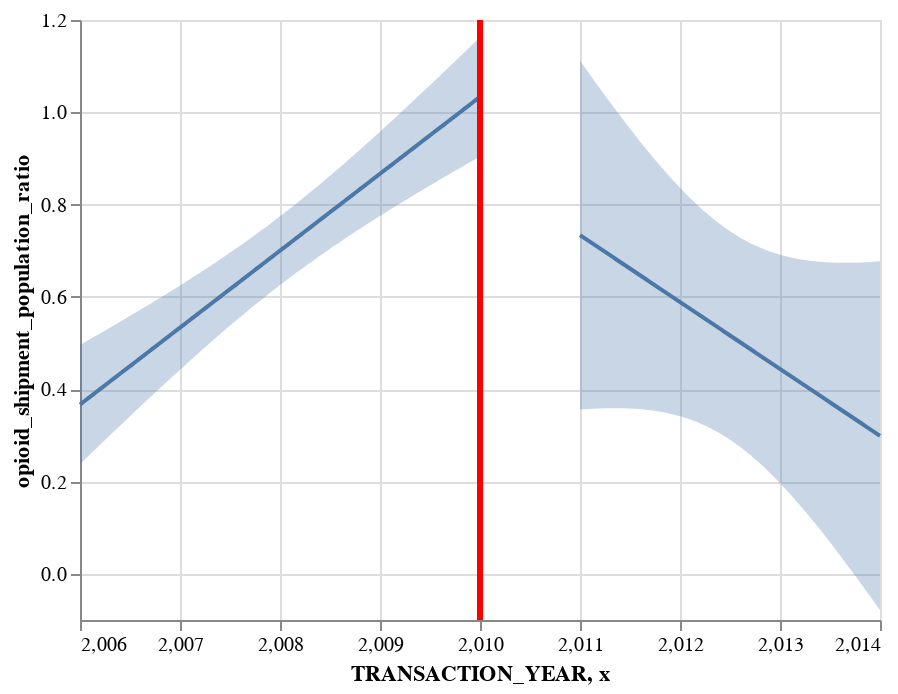

The code cell stored with this chart in its notebook:
### Markdown cell above
> pre-post opioids

### Code cell
xvar= "TRANSACTION_YEAR"
yvar="opioid_shipment_population_ratio"
fit, chart = pre_post(FL, yvar, xvar, 2010, alpha=0.05)
chart

### Figure 1 — Vega-Lite specification as saved in the notebook (floating-point values rounded to 4 significant figures)
{"config": {"view": {"continuousWidth": 400, "continuousHeight": 300}}, "layer": [{"data": {"name": "data-79908cded81022e026234daf32dcb901"}, "mark": "errorband", "encoding": {"x": {"field": "TRANSACTION_YEAR", "type": "quantitative"}, "y": {"field": "ci_low", "title": "opioid_shipment_population_ratio", "type": "quantitative"}, "y2": {"field": "ci_high"}}}, {"data": {"name": "data-a20f38eabfed06e0a253634141a927fd"}, "mark": "errorband", "encoding": {"x": {"field": "TRANSACTION_YEAR", "type": "quantitative"}, "y": {"field": "ci_low", "title": "opioid_shipment_population_ratio", "type": "quantitative"}, "y2": {"field": "ci_high"}}}, {"data": {"name": "data-79908cded81022e026234daf32dcb901"}, "mark": "line", "encoding": {"x": {"field": "TRANSACTION_YEAR", "type": "quantitative"}, "y": {"field": "opioid_shipment_population_ratio", "type": "quantitative"}}}, {"data": {"name": "data-a20f38eabfed06e0a253634141a927fd"}, "mark": "line", "encoding": {"x": {"field": "TRANSACTION_YEAR", "type": "quantitative"}, "y": {"field": "opioid_shipment_population_ratio", "type": "quantitative"}}}, {"data": {"name": "data-c6a99109c809d7b1b46dbbb9b2adf5d2"}, "mark": {"type": "rule", "color": "red", "strokeWidth": 3}, "encoding": {"x": {"field": "x", "type": "quantitative"}}}], "$schema": "https://vega.github.io/schema/vega-lite/v4.17.0.json", "datasets": {"data-79908cded81022e026234daf32dcb901": [{"TRANSACTION_YEAR": 2006.0, "opioid_shipment_population_ratio": 0.3668, "ci_low": 0.2377, "ci_high": 0.496}, {"TRANSACTION_YEAR": 2006.0, "opioid_shipment_population_ratio": 0.3735, "ci_low": 0.246, "ci_high": 0.5009}, {"TRANSACTION_YEAR": 2006.0, "opioid_shipment_population_ratio": 0.3801, "ci_low": 0.2544, "ci_high": 0.5059}, {"TRANSACTION_YEAR": 2006.0, "opioid_shipment_population_ratio": 0.3868, "ci_low": 0.2628, "ci_high": 0.5109}, {"TRANSACTION_YEAR": 2006.0, "opioid_shipment_population_ratio": 0.3935, "ci_low": 0.2711, "ci_high": 0.5158}, {"TRANSACTION_YEAR": 2006.0, "opioid_shipment_population_ratio": 0.4001, "ci_low": 0.2794, "ci_high": 0.5208}, {"TRANSACTION_YEAR": 2006.0, "opioid_shipment_population_ratio": 0.4068, "ci_low": 0.2878, "ci_high": 0.5259}, {"TRANSACTION_YEAR": 2006.0, "opioid_shipment_population_ratio": 0.4135, "ci_low": 0.2961, "ci_high": 0.5309}, {"TRANSACTION_YEAR": 2006.0, "opioid_shipment_population_ratio": 0.4201, "ci_low": 0.3044, "ci_high": 0.5359}, {"TRANSACTION_YEAR": 2006.0, "opioid_shipment_population_ratio": 0.4268, "ci_low": 0.3126, "ci_high": 0.541}, {"TRANSACTION_YEAR": 2006.0, "opioid_shipment_population_ratio": 0.4335, "ci_low": 0.3209, "ci_high": 0.5461}, {"TRANSACTION_YEAR": 2006.0, "opioid_shipment_population_ratio": 0.4401, "ci_low": 0.3291, "ci_high": 0.5512}, {"TRANSACTION_YEAR": 2006.0, "opioid_shipment_population_ratio": 0.4468, "ci_low": 0.3373, "ci_high": 0.5563}, {"TRANSACTION_YEAR": 2007.0, "opioid_shipment_population_ratio": 0.4535, "ci_low": 0.3455, "ci_high": 0.5614}, {"TRANSACTION_YEAR": 2007.0, "opioid_shipment_population_ratio": 0.4601, "ci_low": 0.3537, "ci_high": 0.5666}, {"TRANSACTION_YEAR": 2007.0, "opioid_shipment_population_ratio": 0.4668, "ci_low": 0.3619, "ci_high": 0.5717}, {"TRANSACTION_YEAR": 2007.0, "opioid_shipment_population_ratio": 0.4735, "ci_low": 0.37, "ci_high": 0.5769}, {"TRANSACTION_YEAR": 2007.0, "opioid_shipment_population_ratio": 0.4801, "ci_low": 0.3781, "ci_high": 0.5821}, {"TRANSACTION_YEAR": 2007.0, "opioid_shipment_population_ratio": 0.4868, "ci_low": 0.3862, "ci_high": 0.5874}, {"TRANSACTION_YEAR": 2007.0, "opioid_shipment_population_ratio": 0.4935, "ci_low": 0.3943, "ci_high": 0.5926}, {"TRANSACTION_YEAR": 2007.0, "opioid_shipment_population_ratio": 0.5001, "ci_low": 0.4024, "ci_high": 0.5979}, {"TRANSACTION_YEAR": 2007.0, "opioid_shipment_population_ratio": 0.5068, "ci_low": 0.4104, "ci_high": 0.6033}, {"TRANSACTION_YEAR": 2007.0, "opioid_shipment_population_ratio": 0.5135, "ci_low": 0.4184, "ci_high": 0.6086}, {"TRANSACTION_YEAR": 2007.0, "opioid_shipment_population_ratio": 0.5201, "ci_low": 0.4263, "ci_high": 0.614}, {"TRANSACTION_YEAR": 2007.0, "opioid_shipment_population_ratio": 0.5268, "ci_low": 0.4343, "ci_high": 0.6194}, {"TRANSACTION_YEAR": 2007.0, "opioid_shipment_population_ratio": 0.5335, "ci_low": 0.4422, "ci_high": 0.6248}, {"TRANSACTION_YEAR": 2007.0, "opioid_shipment_population_ratio": 0.5401, "ci_low": 0.45, "ci_high": 0.6303}, {"TRANSACTION_YEAR": 2007.0, "opioid_shipment_population_ratio": 0.5468, "ci_low": 0.4579, "ci_high": 0.6358}, {"TRANSACTION_YEAR": 2007.0, "opioid_shipment_population_ratio": 0.5535, "ci_low": 0.4657, "ci_high": 0.6413}, {"TRANSACTION_YEAR": 2007.0, "opioid_shipment_population_ratio": 0.5601, "ci_low": 0.4734, "ci_high": 0.6469}, {"TRANSACTION_YEAR": 2007.0, "opioid_shipment_population_ratio": 0.5668, "ci_low": 0.4811, "ci_high": 0.6525}, {"TRANSACTION_YEAR": 2007.0, "opioid_shipment_population_ratio": 0.5735, "ci_low": 0.4888, "ci_high": 0.6581}, {"TRANSACTION_YEAR": 2007.0, "opioid_shipment_population_ratio": 0.5801, "ci_low": 0.4965, "ci_high": 0.6638}, {"TRANSACTION_YEAR": 2007.0, "opioid_shipment_population_ratio": 0.5868, "ci_low": 0.5041, "ci_high": 0.6695}, {"TRANSACTION_YEAR": 2007.0, "opioid_shipment_population_ratio": 0.5935, "ci_low": 0.5116, "ci_high": 0.6753}, {"TRANSACTION_YEAR": 2007.0, "opioid_shipment_population_ratio": 0.6001, "ci_low": 0.5191, "ci_high": 0.6811}, {"TRANSACTION_YEAR": 2007.0, "opioid_shipment_population_ratio": 0.6068, "ci_low": 0.5266, "ci_high": 0.687}, {"TRANSACTION_YEAR": 2007.0, "opioid_shipment_population_ratio": 0.6135, "ci_low": 0.534, "ci_high": 0.6929}, {"TRANSACTION_YEAR": 2008.0, "opioid_shipment_population_ratio": 0.6201, "ci_low": 0.5414, "ci_high": 0.6989}, {"TRANSACTION_YEAR": 2008.0, "opioid_shipment_population_ratio": 0.6268, "ci_low": 0.5487, "ci_high": 0.7049}, {"TRANSACTION_YEAR": 2008.0, "opioid_shipment_population_ratio": 0.6335, "ci_low": 0.556, "ci_high": 0.711}, {"TRANSACTION_YEAR": 2008.0, "opioid_shipment_population_ratio": 0.6401, "ci_low": 0.5632, "ci_high": 0.7171}, {"TRANSACTION_YEAR": 2008.0, "opioid_shipment_population_ratio": 0.6468, "ci_low": 0.5704, "ci_high": 0.7233}, {"TRANSACTION_YEAR": 2008.0, "opioid_shipment_population_ratio": 0.6535, "ci_low": 0.5775, "ci_high": 0.7295}, {"TRANSACTION_YEAR": 2008.0, "opioid_shipment_population_ratio": 0.6601, "ci_low": 0.5845, "ci_high": 0.7358}, {"TRANSACTION_YEAR": 2008.0, "opioid_shipment_population_ratio": 0.6668, "ci_low": 0.5915, "ci_high": 0.7421}, {"TRANSACTION_YEAR": 2008.0, "opioid_shipment_population_ratio": 0.6735, "ci_low": 0.5984, "ci_high": 0.7485}, {"TRANSACTION_YEAR": 2008.0, "opioid_shipment_population_ratio": 0.6801, "ci_low": 0.6053, "ci_high": 0.755}, {"TRANSACTION_YEAR": 2008.0, "opioid_shipment_population_ratio": 0.6868, "ci_low": 0.6121, "ci_high": 0.7615}, {"TRANSACTION_YEAR": 2008.0, "opioid_shipment_population_ratio": 0.6935, "ci_low": 0.6189, "ci_high": 0.7681}, {"TRANSACTION_YEAR": 2008.0, "opioid_shipment_population_ratio": 0.7001, "ci_low": 0.6256, "ci_high": 0.7747}, {"TRANSACTION_YEAR": 2008.0, "opioid_shipment_population_ratio": 0.7068, "ci_low": 0.6322, "ci_high": 0.7814}, {"TRANSACTION_YEAR": 2008.0, "opioid_shipment_population_ratio": 0.7135, "ci_low": 0.6388, "ci_high": 0.7882}, {"TRANSACTION_YEAR": 2008.0, "opioid_shipment_population_ratio": 0.7201, "ci_low": 0.6453, "ci_high": 0.795}, {"TRANSACTION_YEAR": 2008.0, "opioid_shipment_population_ratio": 0.7268, "ci_low": 0.6518, "ci_high": 0.8018}, {"TRANSACTION_YEAR": 2008.0, "opioid_shipment_population_ratio": 0.7335, "ci_low": 0.6582, "ci_high": 0.8088}, {"TRANSACTION_YEAR": 2008.0, "opioid_shipment_population_ratio": 0.7401, "ci_low": 0.6645, "ci_high": 0.8158}, {"TRANSACTION_YEAR": 2008.0, "opioid_shipment_population_ratio": 0.7468, "ci_low": 0.6708, "ci_high": 0.8228}, {"TRANSACTION_YEAR": 2008.0, "opioid_shipment_population_ratio": 0.7535, "ci_low": 0.677, "ci_high": 0.8299}, {"TRANSACTION_YEAR": 2008.0, "opioid_shipment_population_ratio": 0.7601, "ci_low": 0.6832, "ci_high": 0.8371}, {"TRANSACTION_YEAR": 2008.0, "opioid_shipment_population_ratio": 0.7668, "ci_low": 0.6893, "ci_high": 0.8443}, {"TRANSACTION_YEAR": 2008.0, "opioid_shipment_population_ratio": 0.7735, "ci_low": 0.6954, "ci_high": 0.8516}, {"TRANSACTION_YEAR": 2008.0, "opioid_shipment_population_ratio": 0.7801, "ci_low": 0.7014, "ci_high": 0.8589}, {"TRANSACTION_YEAR": 2009.0, "opioid_shipment_population_ratio": 0.7868, "ci_low": 0.7074, "ci_high": 0.8663}, {"TRANSACTION_YEAR": 2009.0, "opioid_shipment_population_ratio": 0.7935, "ci_low": 0.7133, "ci_high": 0.8737}, {"TRANSACTION_YEAR": 2009.0, "opioid_shipment_population_ratio": 0.8001, "ci_low": 0.7191, "ci_high": 0.8811}, {"TRANSACTION_YEAR": 2009.0, "opioid_shipment_population_ratio": 0.8068, "ci_low": 0.725, "ci_high": 0.8886}, {"TRANSACTION_YEAR": 2009.0, "opioid_shipment_population_ratio": 0.8135, "ci_low": 0.7307, "ci_high": 0.8962}, {"TRANSACTION_YEAR": 2009.0, "opioid_shipment_population_ratio": 0.8201, "ci_low": 0.7365, "ci_high": 0.9038}, {"TRANSACTION_YEAR": 2009.0, "opioid_shipment_population_ratio": 0.8268, "ci_low": 0.7421, "ci_high": 0.9115}, {"TRANSACTION_YEAR": 2009.0, "opioid_shipment_population_ratio": 0.8335, "ci_low": 0.7478, "ci_high": 0.9191}, {"TRANSACTION_YEAR": 2009.0, "opioid_shipment_population_ratio": 0.8401, "ci_low": 0.7534, "ci_high": 0.9269}, {"TRANSACTION_YEAR": 2009.0, "opioid_shipment_population_ratio": 0.8468, "ci_low": 0.759, "ci_high": 0.9346}, {"TRANSACTION_YEAR": 2009.0, "opioid_shipment_population_ratio": 0.8535, "ci_low": 0.7645, "ci_high": 0.9424}, {"TRANSACTION_YEAR": 2009.0, "opioid_shipment_population_ratio": 0.8601, "ci_low": 0.77, "ci_high": 0.9503}, {"TRANSACTION_YEAR": 2009.0, "opioid_shipment_population_ratio": 0.8668, "ci_low": 0.7755, "ci_high": 0.9581}, {"TRANSACTION_YEAR": 2009.0, "opioid_shipment_population_ratio": 0.8735, "ci_low": 0.7809, "ci_high": 0.966}, {"TRANSACTION_YEAR": 2009.0, "opioid_shipment_population_ratio": 0.8801, "ci_low": 0.7863, "ci_high": 0.974}, {"TRANSACTION_YEAR": 2009.0, "opioid_shipment_population_ratio": 0.8868, "ci_low": 0.7917, "ci_high": 0.9819}, {"TRANSACTION_YEAR": 2009.0, "opioid_shipment_population_ratio": 0.8935, "ci_low": 0.797, "ci_high": 0.9899}, {"TRANSACTION_YEAR": 2009.0, "opioid_shipment_population_ratio": 0.9001, "ci_low": 0.8023, "ci_high": 0.9979}, {"TRANSACTION_YEAR": 2009.0, "opioid_shipment_population_ratio": 0.9068, "ci_low": 0.8076, "ci_high": 1.006}, {"TRANSACTION_YEAR": 2009.0, "opioid_shipment_population_ratio": 0.9135, "ci_low": 0.8129, "ci_high": 1.014}, {"TRANSACTION_YEAR": 2009.0, "opioid_shipment_population_ratio": 0.9201, "ci_low": 0.8181, "ci_high": 1.022}, {"TRANSACTION_YEAR": 2009.0, "opioid_shipment_population_ratio": 0.9268, "ci_low": 0.8233, "ci_high": 1.03}, {"TRANSACTION_YEAR": 2009.0, "opioid_shipment_population_ratio": 0.9335, "ci_low": 0.8285, "ci_high": 1.038}, {"TRANSACTION_YEAR": 2009.0, "opioid_shipment_population_ratio": 0.9401, "ci_low": 0.8337, "ci_high": 1.047}, {"TRANSACTION_YEAR": 2009.0, "opioid_shipment_population_ratio": 0.9468, "ci_low": 0.8389, "ci_high": 1.055}, {"TRANSACTION_YEAR": 2010.0, "opioid_shipment_population_ratio": 0.9535, "ci_low": 0.844, "ci_high": 1.063}, {"TRANSACTION_YEAR": 2010.0, "opioid_shipment_population_ratio": 0.9601, "ci_low": 0.8491, "ci_high": 1.071}, {"TRANSACTION_YEAR": 2010.0, "opioid_shipment_population_ratio": 0.9668, "ci_low": 0.8542, "ci_high": 1.079}, {"TRANSACTION_YEAR": 2010.0, "opioid_shipment_population_ratio": 0.9735, "ci_low": 0.8593, "ci_high": 1.088}, {"TRANSACTION_YEAR": 2010.0, "opioid_shipment_population_ratio": 0.9801, "ci_low": 0.8643, "ci_high": 1.096}, {"TRANSACTION_YEAR": 2010.0, "opioid_shipment_population_ratio": 0.9868, "ci_low": 0.8694, "ci_high": 1.104}, {"TRANSACTION_YEAR": 2010.0, "opioid_shipment_population_ratio": 0.9935, "ci_low": 0.8744, "ci_high": 1.113}, {"TRANSACTION_YEAR": 2010.0, "opioid_shipment_population_ratio": 1.0, "ci_low": 0.8794, "ci_high": 1.121}, {"TRANSACTION_YEAR": 2010.0, "opioid_shipment_population_ratio": 1.007, "ci_low": 0.8844, "ci_high": 1.129}, {"TRANSACTION_YEAR": 2010.0, "opioid_shipment_population_ratio": 1.013, "ci_low": 0.8894, "ci_high": 1.138}, {"TRANSACTION_YEAR": 2010.0, "opioid_shipment_population_ratio": 1.02, "ci_low": 0.8944, "ci_high": 1.146}, {"TRANSACTION_YEAR": 2010.0, "opioid_shipment_population_ratio": 1.027, "ci_low": 0.8994, "ci_high": 1.154}, {"TRANSACTION_YEAR": 2010.0, "opioid_shipment_population_ratio": 1.033, "ci_low": 0.9043, "ci_high": 1.163}], "data-a20f38eabfed06e0a253634141a927fd": [{"TRANSACTION_YEAR": 2011.0, "opioid_shipment_population_ratio": 0.7339, "ci_low": 0.3559, "ci_high": 1.112}, {"TRANSACTION_YEAR": 2011.0, "opioid_shipment_population_ratio": 0.7295, "ci_low": 0.3564, "ci_high": 1.103}, {"TRANSACTION_YEAR": 2011.0, "opioid_shipment_population_ratio": 0.7252, "ci_low": 0.3568, "ci_high": 1.094}, {"TRANSACTION_YEAR": 2011.0, "opioid_shipment_population_ratio": 0.7208, "ci_low": 0.3572, "ci_high": 1.084}, {"TRANSACTION_YEAR": 2011.0, "opioid_shipment_population_ratio": 0.7165, "ci_low": 0.3576, "ci_high": 1.075}, {"TRANSACTION_YEAR": 2011.0, "opioid_shipment_population_ratio": 0.7121, "ci_low": 0.358, "ci_high": 1.066}, {"TRANSACTION_YEAR": 2011.0, "opioid_shipment_population_ratio": 0.7078, "ci_low": 0.3583, "ci_high": 1.057}, {"TRANSACTION_YEAR": 2011.0, "opioid_shipment_population_ratio": 0.7034, "ci_low": 0.3585, "ci_high": 1.048}, {"TRANSACTION_YEAR": 2011.0, "opioid_shipment_population_ratio": 0.6991, "ci_low": 0.3587, "ci_high": 1.039}, {"TRANSACTION_YEAR": 2011.0, "opioid_shipment_population_ratio": 0.6947, "ci_low": 0.3589, "ci_high": 1.031}, {"TRANSACTION_YEAR": 2011.0, "opioid_shipment_population_ratio": 0.6904, "ci_low": 0.359, "ci_high": 1.022}, {"TRANSACTION_YEAR": 2011.0, "opioid_shipment_population_ratio": 0.686, "ci_low": 0.3591, "ci_high": 1.013}, {"TRANSACTION_YEAR": 2011.0, "opioid_shipment_population_ratio": 0.6817, "ci_low": 0.3591, "ci_high": 1.004}, {"TRANSACTION_YEAR": 2011.0, "opioid_shipment_population_ratio": 0.6773, "ci_low": 0.359, "ci_high": 0.9957}, {"TRANSACTION_YEAR": 2011.0, "opioid_shipment_population_ratio": 0.673, "ci_low": 0.3589, "ci_high": 0.9871}, {"TRANSACTION_YEAR": 2011.0, "opioid_shipment_population_ratio": 0.6687, "ci_low": 0.3587, "ci_high": 0.9786}, {"TRANSACTION_YEAR": 2011.0, "opioid_shipment_population_ratio": 0.6643, "ci_low": 0.3585, "ci_high": 0.9701}, {"TRANSACTION_YEAR": 2012.0, "opioid_shipment_population_ratio": 0.66, "ci_low": 0.3582, "ci_high": 0.9617}, {"TRANSACTION_YEAR": 2012.0, "opioid_shipment_population_ratio": 0.6556, "ci_low": 0.3578, "ci_high": 0.9534}, {"TRANSACTION_YEAR": 2012.0, "opioid_shipment_population_ratio": 0.6513, "ci_low": 0.3574, "ci_high": 0.9451}, {"TRANSACTION_YEAR": 2012.0, "opioid_shipment_population_ratio": 0.6469, "ci_low": 0.3569, "ci_high": 0.9369}, {"TRANSACTION_YEAR": 2012.0, "opioid_shipment_population_ratio": 0.6426, "ci_low": 0.3563, "ci_high": 0.9288}, {"TRANSACTION_YEAR": 2012.0, "opioid_shipment_population_ratio": 0.6382, "ci_low": 0.3556, "ci_high": 0.9208}, {"TRANSACTION_YEAR": 2012.0, "opioid_shipment_population_ratio": 0.6339, "ci_low": 0.3549, "ci_high": 0.9128}, {"TRANSACTION_YEAR": 2012.0, "opioid_shipment_population_ratio": 0.6295, "ci_low": 0.3541, "ci_high": 0.905}, {"TRANSACTION_YEAR": 2012.0, "opioid_shipment_population_ratio": 0.6252, "ci_low": 0.3531, "ci_high": 0.8972}, {"TRANSACTION_YEAR": 2012.0, "opioid_shipment_population_ratio": 0.6208, "ci_low": 0.3521, "ci_high": 0.8895}, {"TRANSACTION_YEAR": 2012.0, "opioid_shipment_population_ratio": 0.6165, "ci_low": 0.351, "ci_high": 0.8819}, {"TRANSACTION_YEAR": 2012.0, "opioid_shipment_population_ratio": 0.6121, "ci_low": 0.3498, "ci_high": 0.8745}, {"TRANSACTION_YEAR": 2012.0, "opioid_shipment_population_ratio": 0.6078, "ci_low": 0.3485, "ci_high": 0.8671}, {"TRANSACTION_YEAR": 2012.0, "opioid_shipment_population_ratio": 0.6034, "ci_low": 0.347, "ci_high": 0.8598}, {"TRANSACTION_YEAR": 2012.0, "opioid_shipment_population_ratio": 0.5991, "ci_low": 0.3455, "ci_high": 0.8527}, {"TRANSACTION_YEAR": 2012.0, "opioid_shipment_population_ratio": 0.5947, "ci_low": 0.3439, "ci_high": 0.8456}, {"TRANSACTION_YEAR": 2012.0, "opioid_shipment_population_ratio": 0.5904, "ci_low": 0.3421, "ci_high": 0.8387}, {"TRANSACTION_YEAR": 2012.0, "opioid_shipment_population_ratio": 0.586, "ci_low": 0.3402, "ci_high": 0.8319}, {"TRANSACTION_YEAR": 2012.0, "opioid_shipment_population_ratio": 0.5817, "ci_low": 0.3382, "ci_high": 0.8252}, {"TRANSACTION_YEAR": 2012.0, "opioid_shipment_population_ratio": 0.5773, "ci_low": 0.336, "ci_high": 0.8187}, {"TRANSACTION_YEAR": 2012.0, "opioid_shipment_population_ratio": 0.573, "ci_low": 0.3337, "ci_high": 0.8122}, {"TRANSACTION_YEAR": 2012.0, "opioid_shipment_population_ratio": 0.5686, "ci_low": 0.3313, "ci_high": 0.806}, {"TRANSACTION_YEAR": 2012.0, "opioid_shipment_population_ratio": 0.5643, "ci_low": 0.3287, "ci_high": 0.7998}, {"TRANSACTION_YEAR": 2012.0, "opioid_shipment_population_ratio": 0.5599, "ci_low": 0.326, "ci_high": 0.7938}, {"TRANSACTION_YEAR": 2012.0, "opioid_shipment_population_ratio": 0.5556, "ci_low": 0.3232, "ci_high": 0.788}, {"TRANSACTION_YEAR": 2012.0, "opioid_shipment_population_ratio": 0.5512, "ci_low": 0.3202, "ci_high": 0.7823}, {"TRANSACTION_YEAR": 2012.0, "opioid_shipment_population_ratio": 0.5469, "ci_low": 0.317, "ci_high": 0.7768}, {"TRANSACTION_YEAR": 2012.0, "opioid_shipment_population_ratio": 0.5425, "ci_low": 0.3137, "ci_high": 0.7714}, {"TRANSACTION_YEAR": 2012.0, "opioid_shipment_population_ratio": 0.5382, "ci_low": 0.3103, "ci_high": 0.7661}, {"TRANSACTION_YEAR": 2012.0, "opioid_shipment_population_ratio": 0.5339, "ci_low": 0.3066, "ci_high": 0.7611}, {"TRANSACTION_YEAR": 2012.0, "opioid_shipment_population_ratio": 0.5295, "ci_low": 0.3029, "ci_high": 0.7561}, {"TRANSACTION_YEAR": 2012.0, "opioid_shipment_population_ratio": 0.5252, "ci_low": 0.2989, "ci_high": 0.7514}, {"TRANSACTION_YEAR": 2012.0, "opioid_shipment_population_ratio": 0.5208, "ci_low": 0.2948, "ci_high": 0.7468}, {"TRANSACTION_YEAR": 2012.0, "opioid_shipment_population_ratio": 0.5165, "ci_low": 0.2905, "ci_high": 0.7424}, {"TRANSACTION_YEAR": 2013.0, "opioid_shipment_population_ratio": 0.5121, "ci_low": 0.2861, "ci_high": 0.7381}, {"TRANSACTION_YEAR": 2013.0, "opioid_shipment_population_ratio": 0.5078, "ci_low": 0.2815, "ci_high": 0.734}, {"TRANSACTION_YEAR": 2013.0, "opioid_shipment_population_ratio": 0.5034, "ci_low": 0.2768, "ci_high": 0.7301}, {"TRANSACTION_YEAR": 2013.0, "opioid_shipment_population_ratio": 0.4991, "ci_low": 0.2719, "ci_high": 0.7263}, {"TRANSACTION_YEAR": 2013.0, "opioid_shipment_population_ratio": 0.4947, "ci_low": 0.2668, "ci_high": 0.7226}, {"TRANSACTION_YEAR": 2013.0, "opioid_shipment_population_ratio": 0.4904, "ci_low": 0.2616, "ci_high": 0.7192}, {"TRANSACTION_YEAR": 2013.0, "opioid_shipment_population_ratio": 0.486, "ci_low": 0.2562, "ci_high": 0.7159}, {"TRANSACTION_YEAR": 2013.0, "opioid_shipment_population_ratio": 0.4817, "ci_low": 0.2506, "ci_high": 0.7127}, {"TRANSACTION_YEAR": 2013.0, "opioid_shipment_population_ratio": 0.4773, "ci_low": 0.2449, "ci_high": 0.7097}, {"TRANSACTION_YEAR": 2013.0, "opioid_shipment_population_ratio": 0.473, "ci_low": 0.2391, "ci_high": 0.7069}, {"TRANSACTION_YEAR": 2013.0, "opioid_shipment_population_ratio": 0.4686, "ci_low": 0.2331, "ci_high": 0.7042}, {"TRANSACTION_YEAR": 2013.0, "opioid_shipment_population_ratio": 0.4643, "ci_low": 0.2269, "ci_high": 0.7016}, {"TRANSACTION_YEAR": 2013.0, "opioid_shipment_population_ratio": 0.4599, "ci_low": 0.2207, "ci_high": 0.6992}, {"TRANSACTION_YEAR": 2013.0, "opioid_shipment_population_ratio": 0.4556, "ci_low": 0.2143, "ci_high": 0.6969}, {"TRANSACTION_YEAR": 2013.0, "opioid_shipment_population_ratio": 0.4512, "ci_low": 0.2077, "ci_high": 0.6948}, {"TRANSACTION_YEAR": 2013.0, "opioid_shipment_population_ratio": 0.4469, "ci_low": 0.201, "ci_high": 0.6927}, {"TRANSACTION_YEAR": 2013.0, "opioid_shipment_population_ratio": 0.4425, "ci_low": 0.1942, "ci_high": 0.6908}, {"TRANSACTION_YEAR": 2013.0, "opioid_shipment_population_ratio": 0.4382, "ci_low": 0.1873, "ci_high": 0.6891}, {"TRANSACTION_YEAR": 2013.0, "opioid_shipment_population_ratio": 0.4338, "ci_low": 0.1803, "ci_high": 0.6874}, {"TRANSACTION_YEAR": 2013.0, "opioid_shipment_population_ratio": 0.4295, "ci_low": 0.1731, "ci_high": 0.6859}, {"TRANSACTION_YEAR": 2013.0, "opioid_shipment_population_ratio": 0.4251, "ci_low": 0.1658, "ci_high": 0.6844}, {"TRANSACTION_YEAR": 2013.0, "opioid_shipment_population_ratio": 0.4208, "ci_low": 0.1585, "ci_high": 0.6831}, {"TRANSACTION_YEAR": 2013.0, "opioid_shipment_population_ratio": 0.4164, "ci_low": 0.151, "ci_high": 0.6819}, {"TRANSACTION_YEAR": 2013.0, "opioid_shipment_population_ratio": 0.4121, "ci_low": 0.1434, "ci_high": 0.6808}, {"TRANSACTION_YEAR": 2013.0, "opioid_shipment_population_ratio": 0.4077, "ci_low": 0.1357, "ci_high": 0.6798}, {"TRANSACTION_YEAR": 2013.0, "opioid_shipment_population_ratio": 0.4034, "ci_low": 0.1279, "ci_high": 0.6789}, {"TRANSACTION_YEAR": 2013.0, "opioid_shipment_population_ratio": 0.3991, "ci_low": 0.1201, "ci_high": 0.678}, {"TRANSACTION_YEAR": 2013.0, "opioid_shipment_population_ratio": 0.3947, "ci_low": 0.1121, "ci_high": 0.6773}, {"TRANSACTION_YEAR": 2013.0, "opioid_shipment_population_ratio": 0.3904, "ci_low": 0.1041, "ci_high": 0.6766}, {"TRANSACTION_YEAR": 2013.0, "opioid_shipment_population_ratio": 0.386, "ci_low": 0.096, "ci_high": 0.676}, {"TRANSACTION_YEAR": 2013.0, "opioid_shipment_population_ratio": 0.3817, "ci_low": 0.08781, "ci_high": 0.6755}, {"TRANSACTION_YEAR": 2013.0, "opioid_shipment_population_ratio": 0.3773, "ci_low": 0.07955, "ci_high": 0.6751}, {"TRANSACTION_YEAR": 2013.0, "opioid_shipment_population_ratio": 0.373, "ci_low": 0.07122, "ci_high": 0.6747}, {"TRANSACTION_YEAR": 2014.0, "opioid_shipment_population_ratio": 0.3686, "ci_low": 0.06282, "ci_high": 0.6744}, {"TRANSACTION_YEAR": 2014.0, "opioid_shipment_population_ratio": 0.3643, "ci_low": 0.05435, "ci_high": 0.6742}, {"TRANSACTION_YEAR": 2014.0, "opioid_shipment_population_ratio": 0.3599, "ci_low": 0.04582, "ci_high": 0.674}, {"TRANSACTION_YEAR": 2014.0, "opioid_shipment_population_ratio": 0.3556, "ci_low": 0.03723, "ci_high": 0.6739}, {"TRANSACTION_YEAR": 2014.0, "opioid_shipment_population_ratio": 0.3512, "ci_low": 0.02858, "ci_high": 0.6739}, {"TRANSACTION_YEAR": 2014.0, "opioid_shipment_population_ratio": 0.3469, "ci_low": 0.01988, "ci_high": 0.6739}, {"TRANSACTION_YEAR": 2014.0, "opioid_shipment_population_ratio": 0.3425, "ci_low": 0.01112, "ci_high": 0.6739}, {"TRANSACTION_YEAR": 2014.0, "opioid_shipment_population_ratio": 0.3382, "ci_low": 0.002312, "ci_high": 0.674}, {"TRANSACTION_YEAR": 2014.0, "opioid_shipment_population_ratio": 0.3338, "ci_low": -0.006546, "ci_high": 0.6742}, {"TRANSACTION_YEAR": 2014.0, "opioid_shipment_population_ratio": 0.3295, "ci_low": -0.01545, "ci_high": 0.6744}, {"TRANSACTION_YEAR": 2014.0, "opioid_shipment_population_ratio": 0.3251, "ci_low": -0.0244, "ci_high": 0.6747}, {"TRANSACTION_YEAR": 2014.0, "opioid_shipment_population_ratio": 0.3208, "ci_low": -0.0334, "ci_high": 0.675}, {"TRANSACTION_YEAR": 2014.0, "opioid_shipment_population_ratio": 0.3164, "ci_low": -0.04244, "ci_high": 0.6753}, {"TRANSACTION_YEAR": 2014.0, "opioid_shipment_population_ratio": 0.3121, "ci_low": -0.05152, "ci_high": 0.6757}, {"TRANSACTION_YEAR": 2014.0, "opioid_shipment_population_ratio": 0.3077, "ci_low": -0.06063, "ci_high": 0.6761}, {"TRANSACTION_YEAR": 2014.0, "opioid_shipment_population_ratio": 0.3034, "ci_low": -0.06979, "ci_high": 0.6766}, {"TRANSACTION_YEAR": 2014.0, "opioid_shipment_population_ratio": 0.299, "ci_low": -0.07898, "ci_high": 0.6771}], "data-c6a99109c809d7b1b46dbbb9b2adf5d2": [{"x": 2010}]}}
